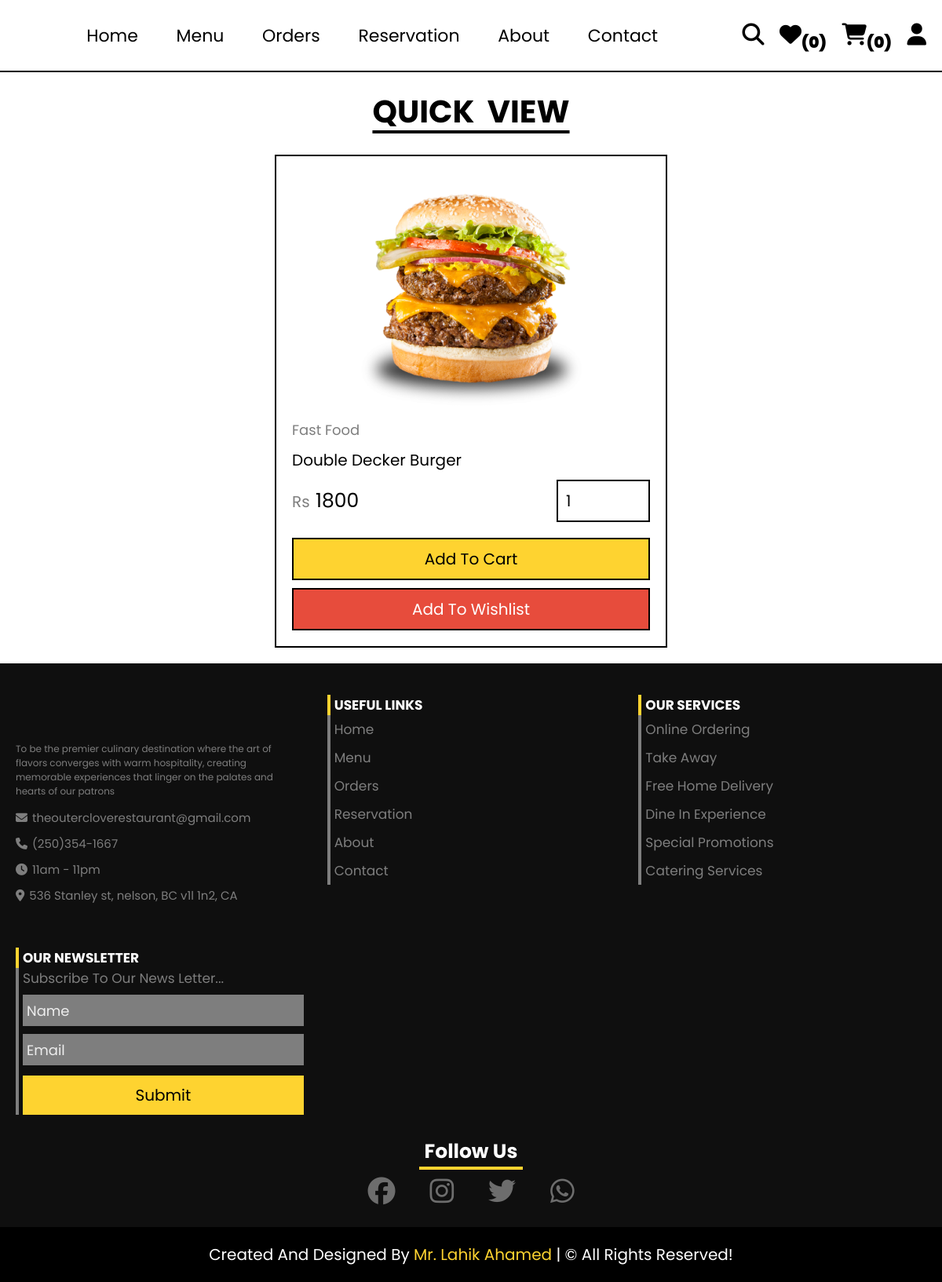
The app's page /customer/quick_view.php?pid=35 with its own data.
### tables this page shows
CREATE TABLE `products` (
  `id` int(11) NOT NULL,
  `cuisine` varchar(50) NOT NULL,
  `category` varchar(50) NOT NULL,
  `name` varchar(50) NOT NULL,
  `price` int(11) NOT NULL,
  `image` varchar(50) NOT NULL,
  `hero_slider` tinyint(1) NOT NULL
);

### customer/quick_view.php (the view, shortened to what this page needs)
<!DOCTYPE html>
<html lang="en">
<head>
    <link rel="stylesheet" href="https://cdn.jsdelivr.net/npm/swiper@11/swiper-bundle.min.css"/>
    <link rel="stylesheet" href="../CSS/customer_style.css">
</head>
<body>
    <?php include("../components/user_header.php"); ?>
    <section class="quick-view">
        <h1 class="title">quick view</h1>
        <?php
            $pid = $_GET['pid'];
            $select_products = $conn->prepare("SELECT * FROM products WHERE id = ?");
            $select_products->execute([$pid]);
            if($select_products->rowCount() > 0) {
                while($fetch_products = $select_products->fetch(pdo::FETCH_ASSOC)) {
        ?>
                <form action="" method="post" class="box">
                <img class="image" src="../uploaded images/<?= $fetch_products['image']; ?>" alt="">
                <div class="cuisine-category">
                    <a href="category.php?category=<?= $fetch_products['category']; ?>" class="cat"
                    ><?= $fetch_products['category']; ?></a>
                </div>
                <div class="name"><?= $fetch_products['name']; ?></div>
                <div class="flex">
                    <div class="price"><span>Rs </span><?= $fetch_products['price']; ?></div>
                    <input type="number" name="qty" class="qty" min="1" max="99"
                    value="1" maxlength="2" onkeypress="if(this.value.length == 2) return false;">
                </div>
                <div class="cart-wishlist">
                    <button type="submit" name="add_to_cart" class="cart-btn">add to cart</button>
                    <?php
                        $select_wishlist = $conn->prepare('SELECT * FROM wishlist WHERE user_id = ? AND food_id = ?');
                        $select_wishlist->execute([$user_id, $fetch_products['id']]);
                        $select_wishlist->rowCount() > 0 ? $wishlist = 'remove from' : $wishlist = 'add to';
                    ?>
                    <button type="submit" name="add_to_wishlist" class="wishlist-btn"><?= $wishlist ?> wishlist</button>
                </div>
                </form>
        <?php
            }
            }else {
                echo '<div class="empty">no products found!</div>';
                }
            ?>
    </section>
</body>
</html>
<?php include("../components/footer.php"); ?>

### CSS/customer_style.css (style rules this page uses)
:root { --yellow: #fed330; --red: #e74c3c; --light-color: #7e7e7e; --border: 2px solid #000; --light: #ededed; --light-black: #0f0f0f; }
* { font-family: 'poppins', sans-serif; margin: 0; padding: 0; box-sizing: border-box; outline: none; border: none; text-decoration: none; }
html { font-size: 62.5%; overflow-x: hidden; scroll-behavior: smooth; stop-opacity: 7rem; scroll-padding-top: 7rem; }
section { margin: 0 auto; max-width: 1300px; padding: 2rem; }
.title { text-align: center; margin-bottom: 2.5rem; font-size: 4rem; color: #000; text-transform: uppercase; text-decoration: underline; word-spacing: .8rem; text-underline-offset: 1rem; }
.quick-view .box { margin: 0 auto; max-width: 50rem; border: var(--border); padding: 2rem; }
.quick-view .box .image { width: 100%; height: 30rem; object-fit: contain; margin-bottom: 1rem; }
.quick-view .box .cuisine-category { display: flex; align-items: center; justify-content: space-between; }
.quick-view .box .cat { text-transform: capitalize; font-size: 1.8rem; color: var(--light-color); }
.quick-view .box .name { color: #000; font-size: 2rem; text-transform: capitalize; margin: 1rem 0; }
.quick-view .box .flex { display: flex; justify-content: space-between; align-items: center; }
.quick-view .box .flex .price span { font-size: 2rem; margin-right: .2rem; color: var(--light-color); }
.quick-view .box .flex .price { color: #000; font-size: 2.5rem; }
.quick-view .box .flex .qty { border: var(--border); padding: 1rem; font-size: 2rem; }
.quick-view .box .cart-wishlist { display: flex; align-items: center; justify-content: center; flex-direction: column; gap: 1rem; padding-top: 2rem; }
.quick-view .box .cart-wishlist .cart-btn, .quick-view .box .cart-wishlist .wishlist-btn { width: 100%; border: var(--border); padding: 1rem 3rem; font-size: 2rem; cursor: pointer; transition: .2s linear; text-transform: capitalize; }
.quick-view .box .cart-wishlist .cart-btn { background-color: var(--yellow); }
.quick-view .box .cart-wishlist .wishlist-btn { color: #fff; background-color: var(--red); }

### records on screen
products: image (picture), category "Fast Food", name "Double Decker Burger", price "1800", wishlist "Add To"

### other values on screen
$total_user_wishlist_items "0"
count($_SESSION["cart"]) "0"
